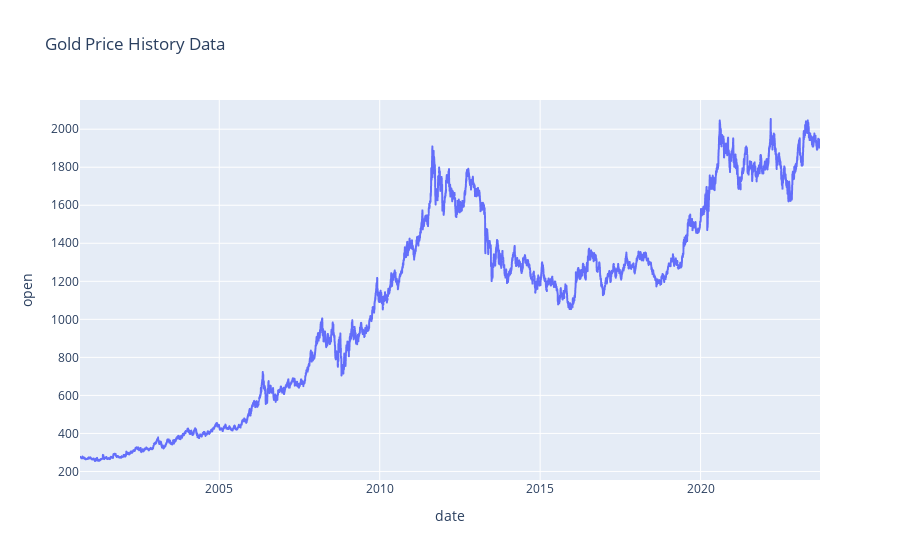

The notebook cell saved with this chart:
### Code cell
fig = px.line(df,y='open',x=df.index,
              title='Gold Price History Data')
fig.show()

### Figure 1 — Plotly figure (JSON) as saved in the notebook; plotly's stock layout.template omitted (floating-point values rounded to 4 significant figures; data arrays with more than 128 entries replaced by an {"elided": "..."} marker saying what was removed)
{"data": [{"hovertemplate": "date=%{x}<br>open=%{y}<extra></extra>", "legendgroup": "", "line": {"color": "#636efa", "dash": "solid"}, "marker": {"symbol": "circle"}, "mode": "lines", "name": "", "showlegend": false, "type": "scattergl", "x": {"elided": "5785 str values"}, "xaxis": "x", "y": {"elided": "5785 float values"}, "yaxis": "y"}], "layout": {"legend": {"tracegroupgap": 0}, "title": {"text": "Gold Price History Data"}, "xaxis": {"anchor": "y", "domain": [0, 1], "title": {"text": "date"}}, "yaxis": {"anchor": "x", "domain": [0, 1], "title": {"text": "open"}}}}
